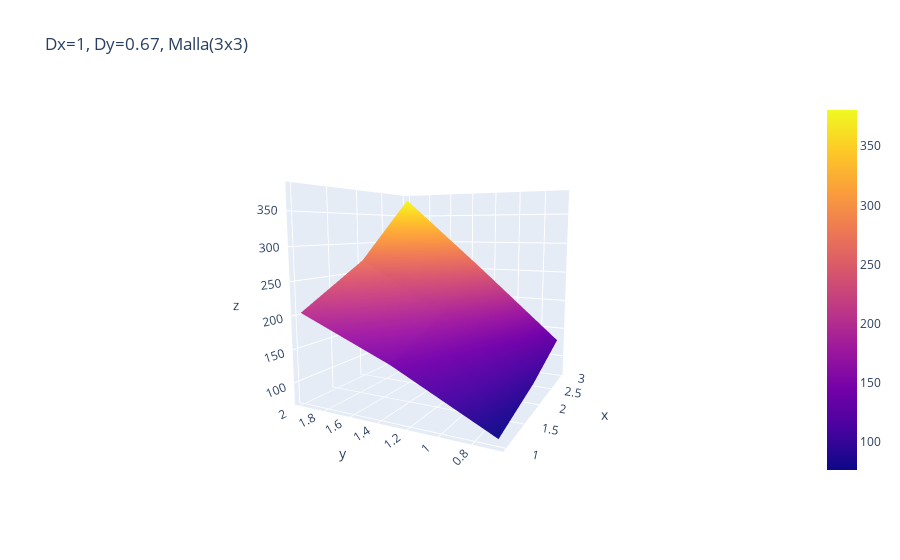

Notebook code for this chart:
### Markdown cell above
## $\Delta x \neq \Delta y$

### Code cell
solve_(h=2, w=3, deltaX=1, deltaY=2/3)

### Figure 1 — Plotly figure (JSON) as saved in the notebook; plotly's stock layout.template omitted (floating-point values rounded to 4 significant figures)
{"data": [{"type": "surface", "x": [[1, 2, 3], [1, 2, 3], [1, 2, 3]], "y": [[2, 2, 2], [1.333, 1.333, 1.333], [0.6667, 0.6667, 0.6667]], "z": [[204.0, 270.9, 380.7], [146.6, 189.5, 257.1], [75.95, 97.23, 129.6]]}], "layout": {"scene": {"camera": {"center": {"x": 0, "y": 0, "z": 0}, "eye": {"x": -2, "y": -1, "z": 0.3}, "up": {"x": 0, "y": 0, "z": 1}}}, "title": {"text": "Dx=1, Dy=0.67, Malla(3x3)"}}}
